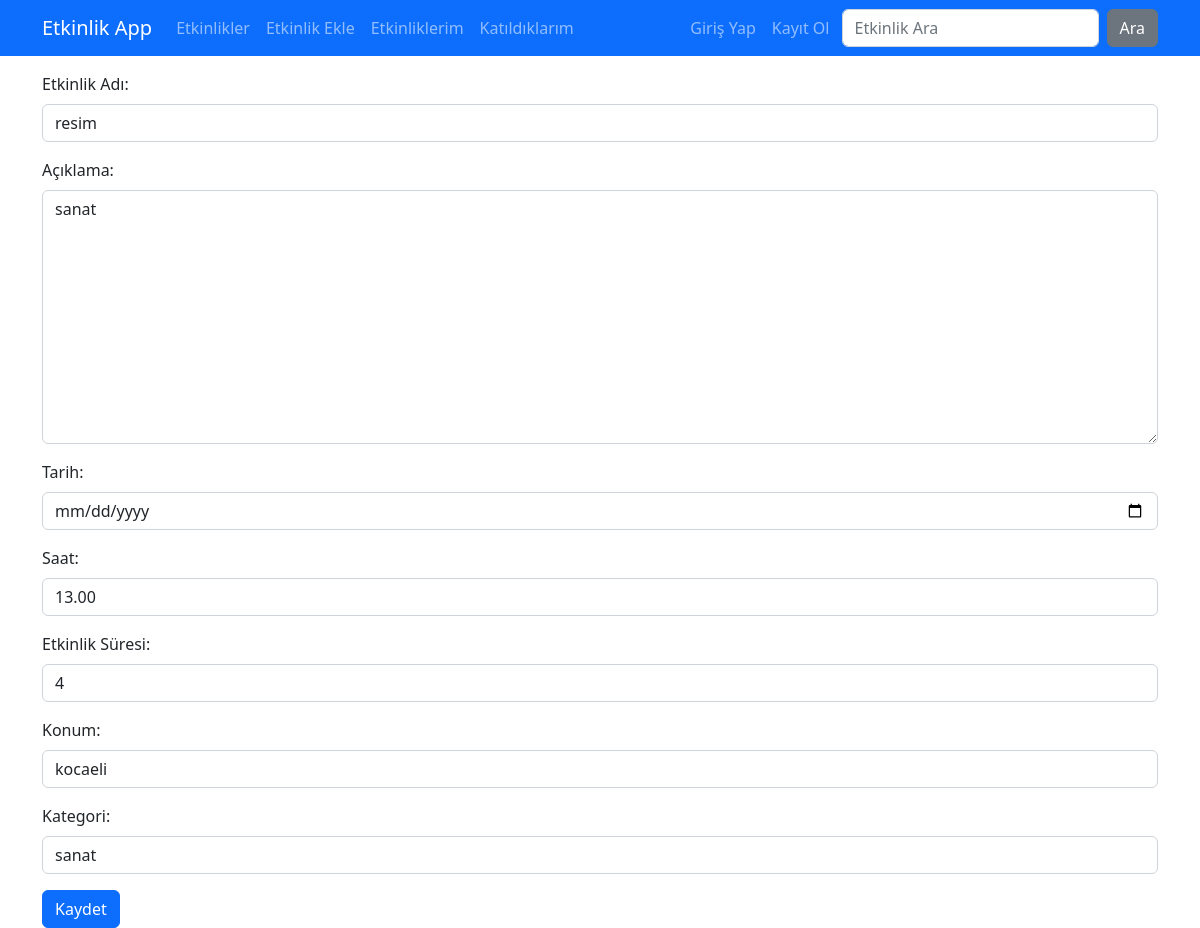
Page /events/event-edit/2 on the earlier database version.
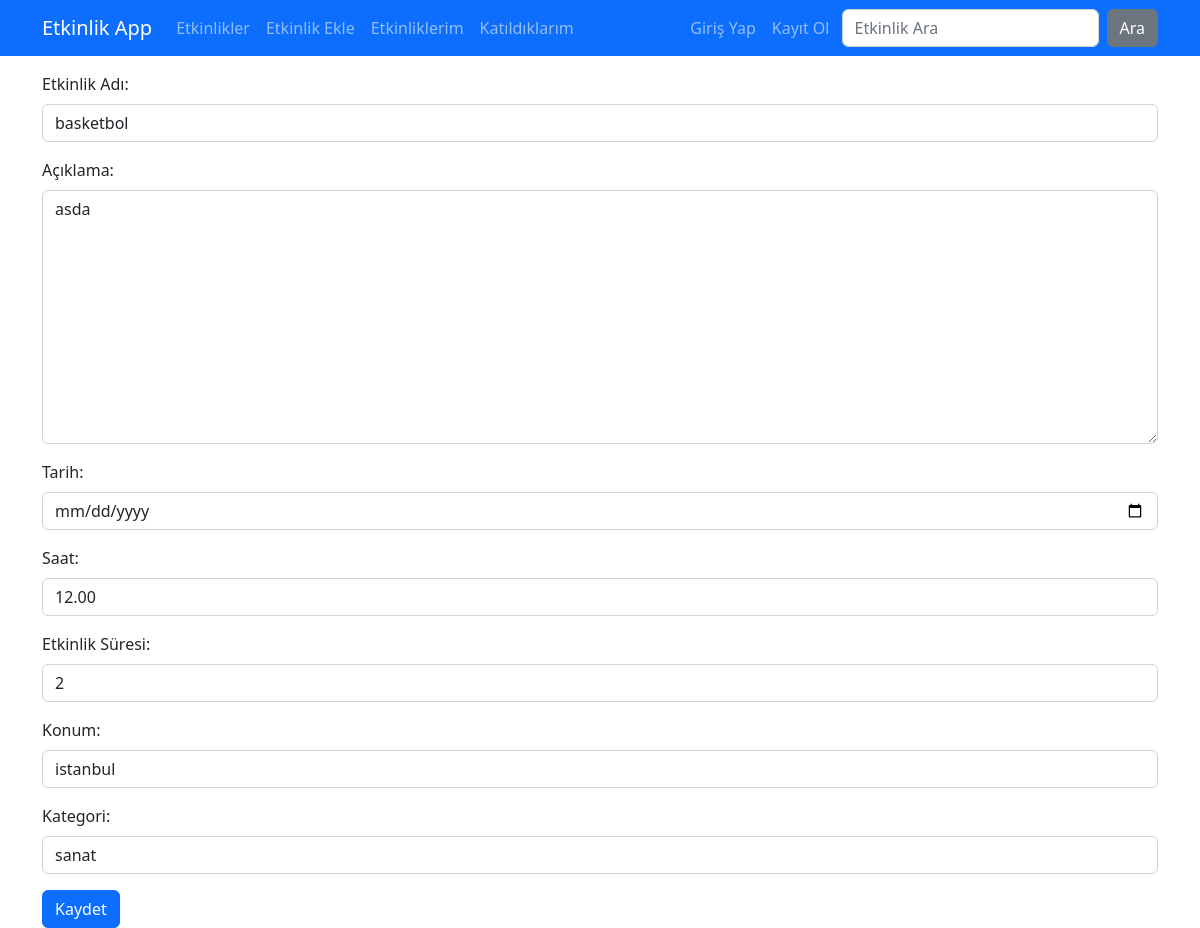
Same page on the later database version.
### events/models.py (models this page shows, shortened)
class Event(models.Model):
    name = models.CharField(max_length=40)
    desc = models.TextField()
    date = models.DateField()
    time = models.CharField(max_length=10)
    eventDuration = models.CharField(max_length=10)
    location = models.CharField(max_length=40)
    slug = models.SlugField(default="", null=False, unique=True, db_index=True)
    isActive = models.BooleanField(default=False)
    category = models.CharField(max_length=40)

### events/views.py (the view)
# urls.py: path("event-edit/<int:id>", views.event_edit, name="event_edit"),
def event_edit(request,id):
    event = get_object_or_404(Event, pk=id)
    if request.method == "POST":
        form = EventEditForm(request.POST, instance=event)
        form.save()
        return redirect("event_list")
    else:
        form = EventEditForm(instance=event)
    return render(request,"events/edit-event.html",{"form":form})

### events/forms.py
class EventEditForm(forms.ModelForm):
    class Meta:
        model = Event
        exclude = ("slug","isActive")
        labels = {
            "name":"Etkinlik Adı:",
            "desc":"Açıklama:",
            "date":"Tarih:",
            "time":"Saat:",
            "eventDuration":"Etkinlik Süresi:",
            "location":"Konum:",
            "category":"Kategori:",
        }
        widgets = {
            "name":forms.TextInput(attrs={"class":"form-control"}),
            "date":forms.DateInput(attrs={"class": "form-control", "type": "date"}),
            "desc":forms.Textarea(attrs={"class":"form-control"}),
            "time":forms.TextInput(attrs={"class":"form-control"}),
            "eventDuration":forms.TextInput(attrs={"class":"form-control"}),
            "location":forms.TextInput(attrs={"class":"form-control"}),
            "category":forms.TextInput(attrs={"class":"form-control"}),
        }

### events/templates/events/edit-event.html (shortened to what this page needs)
{% extends "layout.html" %}
{% load static %}
{% block content %}
    <div class="container mt-3">
        <div class="row">
            <div class="col-12">
                <form method="post">
                    {% include "partials/_form.html" %}
                    <button class="btn btn-primary" type="submit">Kaydet</button>
                </form>
            </div>
        </div>
    </div>
{% endblock content %}

### templates/partials/_form.html (shortened to what this page needs)
{% for field in form %}
    <div class="mb-3 {% if field.errors %}invalid{% endif %}">
        <label for="{{field.id_for_label}}" class="form-label">{{field.label}}</label>
        {{field}}
    </div>
{% endfor %}

Differences in the rows shown:
changed Event "sanat": name "resim" → "basketbol"; desc "sanat" → "asda"; time "13.00" → "12.00"; eventDuration "4" → "2"; location "kocaeli" → "istanbul"
